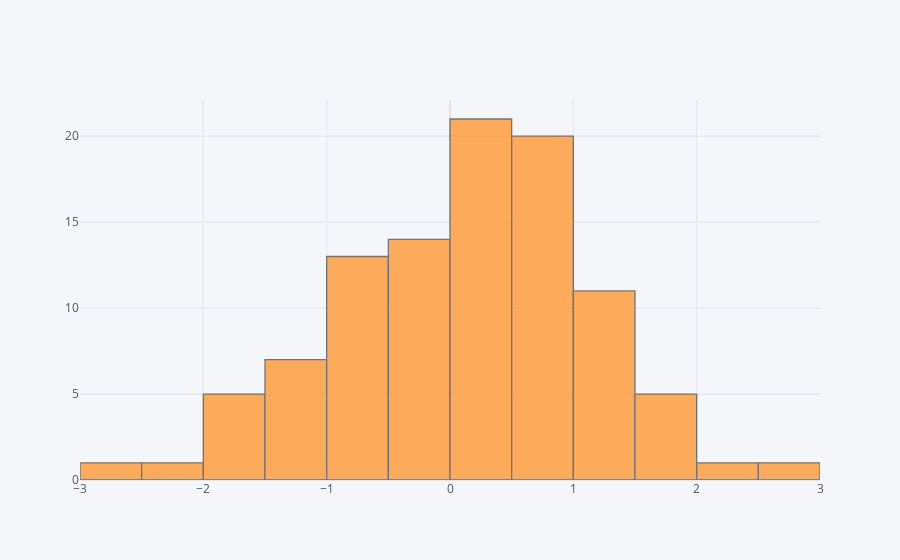

This figure's notebook cell:
### Markdown cell above
## histogram

### Code cell
df['A'].iplot(kind='hist',bins=25)

### Figure 1 — Plotly figure (JSON) as saved in the notebook; plotly's stock layout.template omitted (floating-point values rounded to 4 significant figures)
{"data": [{"histfunc": "count", "histnorm": "", "marker": {"color": "rgba(255, 153, 51, 1.0)", "line": {"color": "#4D5663", "width": 1.3}}, "name": "A", "nbinsx": 25, "opacity": 0.8, "orientation": "v", "type": "histogram", "x": [-1.137, 0.203, 0.3034, -1.034, 1.694, -1.242, 0.7684, 0.2784, -0.5529, 0.1204, 0.1082, 1.178, -0.7986, 0.06749, -1.624, -1.094, -0.2069, -0.7738, -0.1007, -0.6309, -0.9455, 2.523, 0.7225, 0.7229, -0.3028, 0.3001, 0.9877, 2.28, -1.071, 0.06396, 0.9716, -0.06011, 0.761, -1.464, -0.02503, 0.5909, 0.1622, 0.5019, 1.45, 1.265, 0.1177, 0.5886, 1.174, -2.342, 0.1694, 0.1355, -0.6686, 1.473, -0.851, -0.1056, 0.9864, -0.4702, 0.94, 0.2039, 0.613, 0.9691, -1.624, -0.2572, -0.3866, -0.6838, 1.297, -0.3013, -0.5398, -1.566, 0.7387, 1.042, -0.6818, 0.1743, -1.521, 1.814, -2.6, 0.8403, 1.169, -0.3846, -1.378, 1.349, 0.7772, -0.284, 1.753, 0.1064, 0.09086, 0.4158, 1.729, 1.973, 0.992, -1.765, -0.8845, -0.2781, -0.5955, 1.077, 0.1754, 0.2502, 0.3594, -0.6233, 1.054, 0.788, 0.7582, 0.3326, -0.3455, 0.631]}], "layout": {"barmode": "overlay", "legend": {"bgcolor": "#F5F6F9", "font": {"color": "#4D5663"}}, "paper_bgcolor": "#F5F6F9", "plot_bgcolor": "#F5F6F9", "title": {"font": {"color": "#4D5663"}}, "xaxis": {"gridcolor": "#E1E5ED", "showgrid": true, "tickfont": {"color": "#4D5663"}, "title": {"font": {"color": "#4D5663"}, "text": ""}, "zerolinecolor": "#E1E5ED"}, "yaxis": {"gridcolor": "#E1E5ED", "showgrid": true, "tickfont": {"color": "#4D5663"}, "title": {"font": {"color": "#4D5663"}, "text": ""}, "zerolinecolor": "#E1E5ED"}}}
